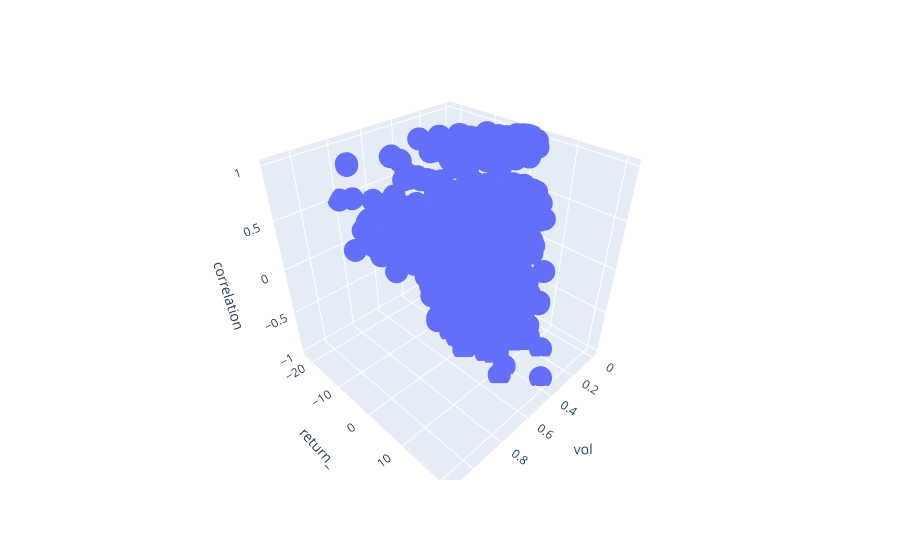

Notebook cell for this chart:
### Code cell
fig = px.scatter_3d(final_data, x='vol', y='return_', z='correlation')
fig.show()

### Figure 1 — Plotly figure (JSON) as saved in the notebook; plotly's stock layout.template omitted (floating-point values rounded to 4 significant figures; data arrays with more than 128 entries replaced by an {"elided": "..."} marker saying what was removed)
{"data": [{"hovertemplate": "vol=%{x}<br>return_=%{y}<br>correlation=%{z}<extra></extra>", "legendgroup": "", "marker": {"color": "#636efa", "symbol": "circle"}, "mode": "markers", "name": "", "scene": "scene", "showlegend": false, "type": "scatter3d", "x": {"elided": "1500 float values"}, "y": {"elided": "1500 float values"}, "z": {"elided": "1500 float values"}}], "layout": {"legend": {"tracegroupgap": 0}, "margin": {"t": 60}, "scene": {"domain": {"x": [0, 1], "y": [0, 1]}, "xaxis": {"title": {"text": "vol"}}, "yaxis": {"title": {"text": "return_"}}, "zaxis": {"title": {"text": "correlation"}}}}}
